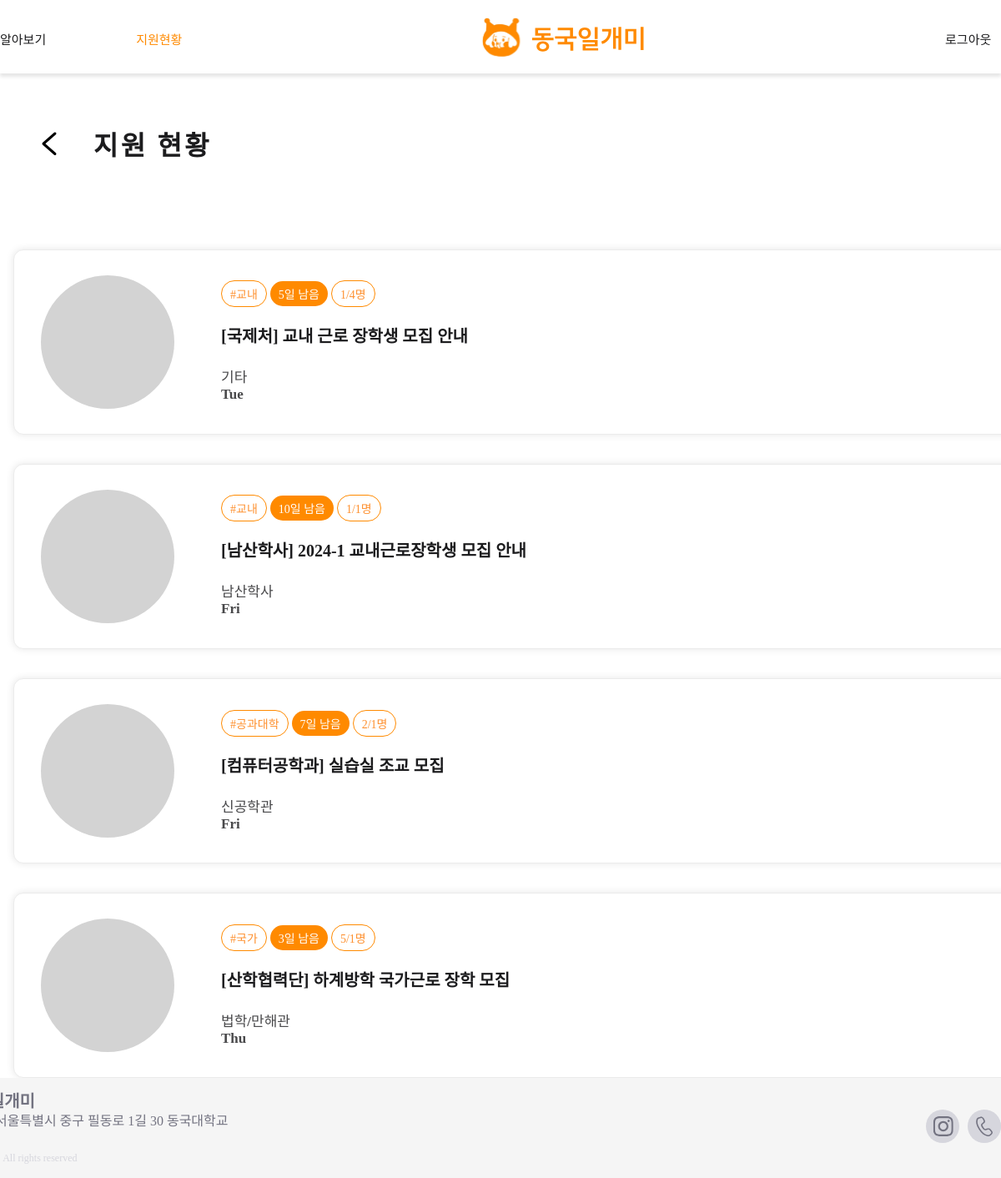
Page /users/student-myapplication/ (signed in) on the earlier database version.
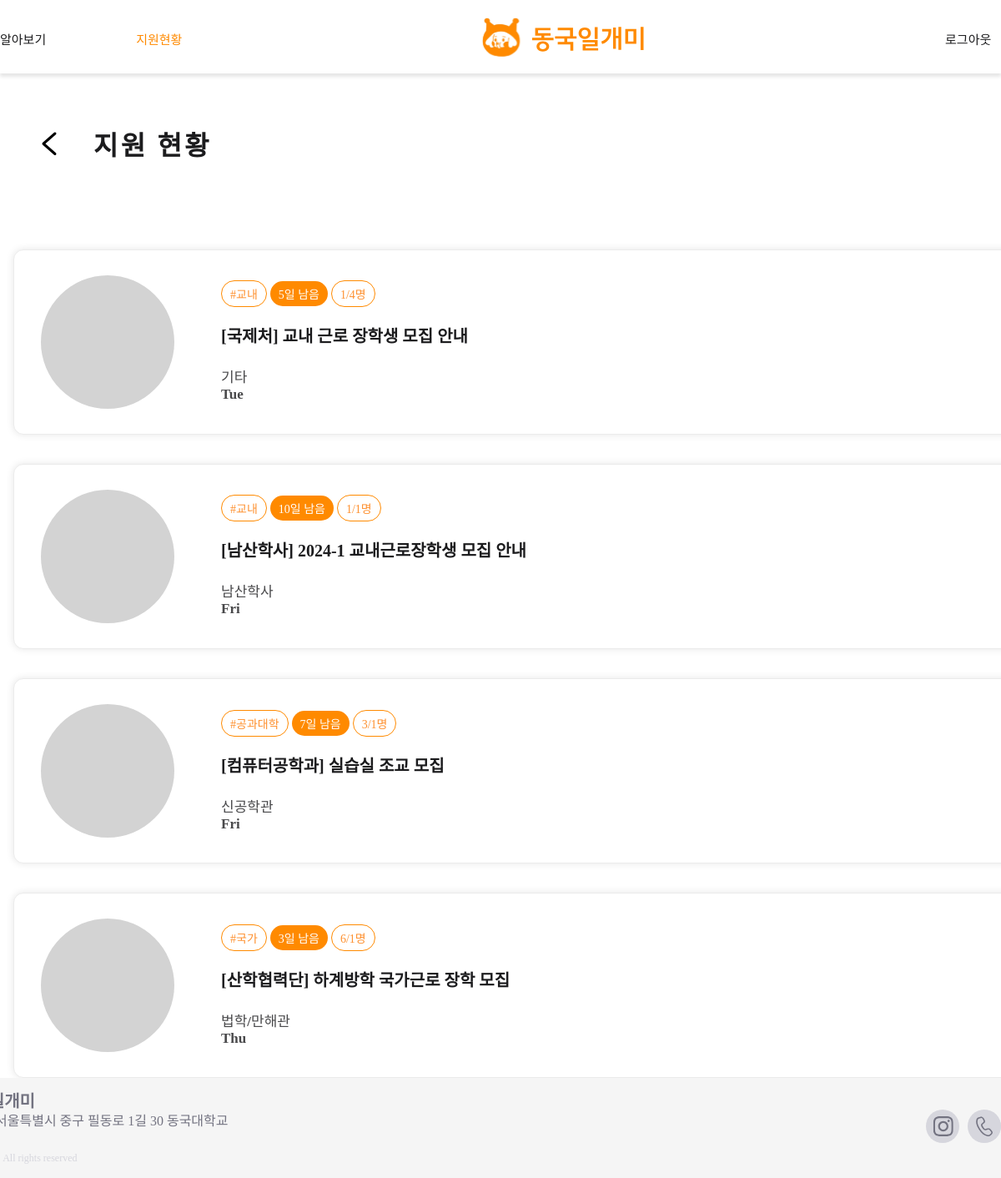
Same page on the later database version.
### main/models.py (models this page shows, shortened)
class Application(models.Model):
    post = models.ForeignKey(Post, null=False, related_name="applications", blank=False, on_delete=models.CASCADE)
    writer = models.ForeignKey(User, null=False, blank=False, on_delete=models.CASCADE)
    is_accepted = models.PositiveIntegerField(null=False, default=0) #boolean
    file = models.FileField(upload_to="application_file/", blank=True, null=True)

class Post(models.Model):
    writer = models.ForeignKey(User, null=False, blank=False, on_delete=models.CASCADE)
    title = models.CharField(max_length=50)
    organization = models.CharField(max_length=50, null=True)
    department = models.CharField(max_length=50, null=True)
    is_income_bracket = models.PositiveIntegerField(null=False, default=0) #boolean
    start_date = models.DateField(null=True)
    end_date = models.DateField(null=True)
    deadline = models.DateField(null=True)
    day_left = models.IntegerField(null=True)#남은날짜
    place = models.CharField(max_length=50, blank=False)
    time = models.TextField(max_length=50, null=False)
    recruitment = models.PositiveIntegerField(default=0)
    wage = models.PositiveIntegerField(null=True, default=0)
    body = models.TextField()
    file = models.ImageField(upload_to="post/", blank=True, null=True)
    pub_date = models.DateTimeField()
    scrap = models.ManyToManyField(User, related_name='scraped', blank=True, default=None)
    scrap_count = models.PositiveIntegerField(default=0)
    applicated_count = models.PositiveIntegerField(default=0)

### users/views.py (the view)
# urls.py: path('student-myapplication/', student_myapplication, name="student-myapplication"),
def student_myapplication(request):
    applications = Application.objects.filter(writer=request.user)
    return render(request, 'users/student_myapplication.html', {'applications':applications})

### users/templates/users/student_myapplication.html (shortened to what this page needs)
{% extends 'base.html' %} {% load static %} {% block content %}
<link
  rel="stylesheet"
  type="text/css"
  href="{% static 'css/users/student_myapplication.css'%}"
/>
<div class="content" id="header">
  <a href="javascript:history.back()">
    <img src="{% static 'images/icons/vector.svg' %}" id="vector" />
  </a>
  <span class="Capital Caption" style="margin-bottom: 0.5em">지원 현황</span>
</div>
<div class="content" id="main2">
  {% if applications %} {% for app in applications %}
  <div class="card">
    <span class="photo">
      <span class="architecture"></span>
    </span>
    <span class="detail">
      <div class="information">
        <span class="info classification small orange">
          #{{app.post.department}}
        </span>
        <span class="info date small white">
          {% if app.post.day_left >= 0 %} {{ app.post.day_left }}일 남음 {% else %} 지원
          마감 {% endif %}
        </span>
        <span class="info classification small orange">
          {{app.post.applicated_count}}/{{app.post.recruitment}}명
        </span>
      </div>
      <a class="title Caption big" href="{% url 'main:post-detail' app.post.id %}">
        [{{app.post.organization}}] {{app.post.title}}
      </a>
      <div class="Caption light up">
        <div>{{app.post.place}}</div>
        <div>{{app.post.time}}</div>
      </div>
    </span>
  </div>
  {% endfor %} {% endif %}
</div>
{% endblock %}

Differences in the rows shown:
changed through a linked row, Application "컴퓨터공학과": post.applicated_count "2" → "3"
changed through a linked row, Application "산학협력단": post.applicated_count "5" → "6"
